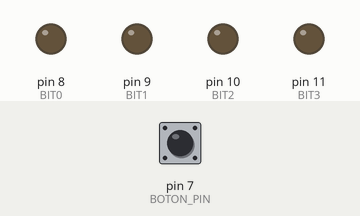
Simulated run of this sketch. Board: Arduino Uno, built with avr-gcc and run on an emulated ATmega328P. Shown: output pins drawn as LEDs (lit = HIGH). Inputs (shaded band) come from the test bench; at power-on: pin 7 (BOTON_PIN) HIGH.

Above: at 1.2 s.
1.3 s: pin 7 (BOTON_PIN) pulled LOW for 0.15 s
At 2.4 s:
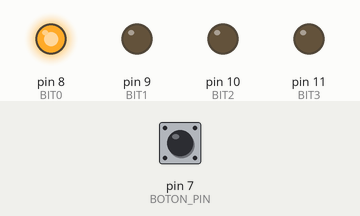
2.9 s: pin 7 (BOTON_PIN) pulled LOW for 1 s
At 3.6 s:
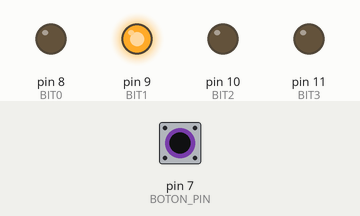
5.4 s: pin 7 (BOTON_PIN) pulled LOW for 0.15 s
At 6.6 s:
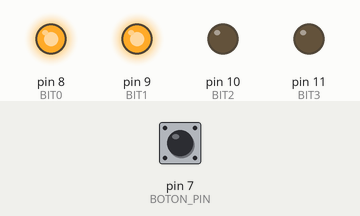
7.0 s: pin 7 (BOTON_PIN) pulled LOW for 3.2 s
At 7.9 s:
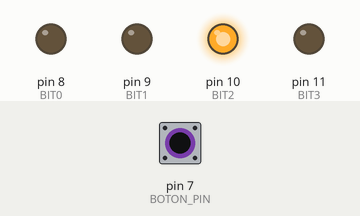
11.7 s: pin 7 (BOTON_PIN) pulled LOW for 0.15 s
At 12.7 s:
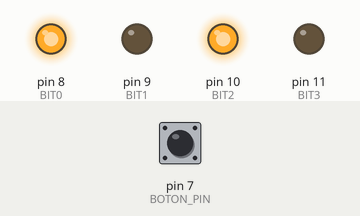
13.3 s: pin 7 (BOTON_PIN) pulled LOW for 1 s
At 13.9 s:
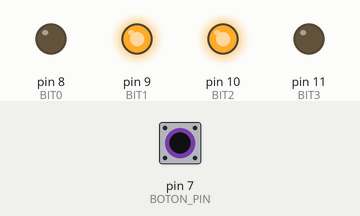
Timing chart, 0 to 16.3 s (numbered marks = the images above; inputs shaded):
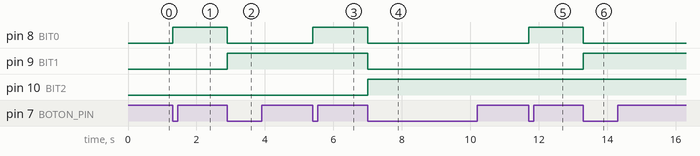

Measured:
- after the input at 1.3 s, pin 8 (BIT0): LOW → HIGH at once
- after the input at 2.9 s, pin 8 (BIT0): HIGH → LOW at once; pin 9 (BIT1): LOW → HIGH at once
- after the input at 5.4 s, pin 8 (BIT0): LOW → HIGH at once
- after the input at 7.0 s, pin 8 (BIT0), pin 9 (BIT1): HIGH → LOW at once; pin 10 (BIT2): LOW → HIGH at once
- after the input at 11.7 s, pin 8 (BIT0): LOW → HIGH at once
- after the input at 13.3 s, pin 8 (BIT0): HIGH → LOW at once; pin 9 (BIT1): LOW → HIGH at once

The sketch:

Reto3_boton.ino
```cpp
const int BIT0 = 8;
const int BIT1 = 9;
const int BIT2 = 10;
const int BIT3 = 11;

const int BOTON_PIN = 7;

int contador = 0;
int estadoBotonAnterior = HIGH;

void setup()
{
  pinMode(BIT0, OUTPUT);
  pinMode(BIT1, OUTPUT);
  pinMode(BIT2, OUTPUT);
  pinMode(BIT3, OUTPUT);

  pinMode(BOTON_PIN, INPUT_PULLUP);

  actualizarLeds(contador);
}

void actualizarLeds(int numero)
{
  digitalWrite(BIT0, (numero & (1 << 0)) ? HIGH : LOW);
  digitalWrite(BIT1, (numero & (1 << 1)) ? HIGH : LOW);
  digitalWrite(BIT2, (numero & (1 << 2)) ? HIGH : LOW);
  digitalWrite(BIT3, (numero & (1 << 3)) ? HIGH : LOW);
}

void loop()
{
  int estadoBotonActual = digitalRead(BOTON_PIN);

  if (estadoBotonAnterior == HIGH && estadoBotonActual == LOW)
  {
    contador = (contador + 1) % 16;

    actualizarLeds(contador);

    delay(50);
  }

  estadoBotonAnterior = estadoBotonActual;
}
```
